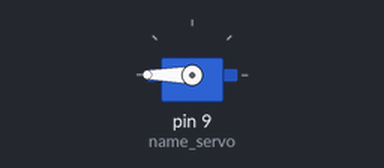
A sketch run on a simulated Arduino Uno, built with avr-gcc and run on an emulated ATmega328P. On the bench: servo.

Above: at 0.05 s.
At 3.5 s:
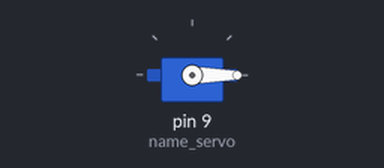
At 7.0 s:
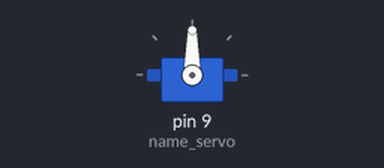
Timing chart, 0 to 9.1 s (numbered marks = the images above):
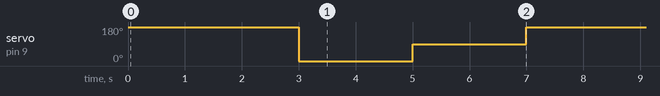

Measured:
- by itself, servo on pin 9 (name_servo): repeats every 7.0 s: 90° 2.0 s, 180° 3.0 s, 0° 2.0 s

The sketch:

4_SERVO.ino
```cpp
#include<Servo.h>
Servo name_servo; // define any servo name

void setup() {

name_servo.attach (9); // define servo signal pin
}
void loop() {

name_servo.write (180); // Turned to 180 degree
delay (3000);
name_servo.write (0); // Turned to 0 degree
delay (2000);
name_servo.write (90); // Turned to 90 degree
delay (2000);
}
```
